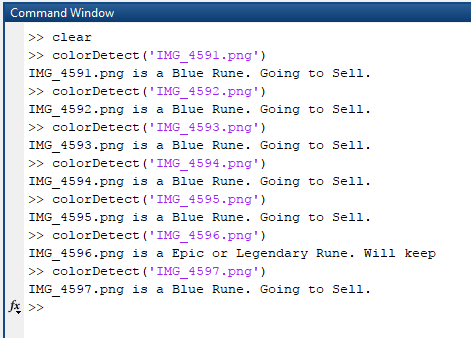
%> input picture GoodTest.png, 471 x 338 px
$ octave --eval "colorDetect('GoodTest.png');"   (GNU Octave 9; MATLAB toolbox functions it lacks are replaced by stand-ins)
%> lines starting %> are read from the running program, lines starting %| are printed output that depends on the picture; in (x1, y1, x2, y2) boxes, pixels count from 0 and x2, y2 are one past the last pixel; in counts of white or black regions, pixels touching at a corner belong together; the program's own positions count from 1
function [ ] = colorDetect( image_name )
%> called with image_name = 'GoodTest.png'
%UNTITLED2 Summary of this function goes here
%   Detailed explanation goes here
   image = image_name;

   I2 = imread(image);
%> I2 is the input picture: size 338x471x3 uint8; mean R, G, B 230.1, 232, 237.5
   I = imcrop(I2, [399 169 534 502]);
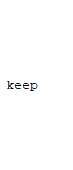
%> I: size 170x73x3 uint8; mean R, G, B 253.5, 253.5, 253.5


   G = rgb2gray(I);

   A = I(:, :, 1);
   F = imsubtract(A, G);
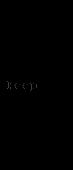
%> F: size 170x73 uint8; min 0, max 68, mean 0.2
   % Matlab recommmended imbinarize > im2bw
   F = imbinarize(F, 0.10);
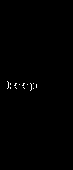
%> F: size 170x73 logical; 0.34% white in thin lines or dots, all inside (x1, y1, x2, y2) = (7, 81, 37, 91)

   F_fill = imfill(F, 'holes');

%%
% Since the location of the image is different depending on if the item is a rune versus a different item type,
% checking if a certain part of the image got filtered through the initial
% image processing can determine whether that item is a rune or not.
   Z1 = imcrop(F_fill, [80 400 160 75]);
%> Z1 = []

     count = 0;
       for index = 1:length(Z1)
          if Z1(index) == 1
             count = count + 1;
          end
       end
%> after the loop, count = 0

      if count == length(Z1)
        isRune = 1;
      else
        isRune = 0;
      end
 %%
    if isRune == 1
       fprintf('Item is a Rune. Proceeding to Check Rune Quality.\n');
       F_crop = imcrop(F_fill, [50 95 70 55]);
%> F_crop: size 56x24 logical; every value is 0
       % If the drop is craft piece
       % I_test = imcrop(I, [50 25 75 75]);
       figure
       subplot(2,2,1);
       imshow(I)
       subplot(2,2,2);
       imshow(F_fill)
       subplot(2,2,3);
       imshow(I)
       subplot(2,2,4);
       imshow(Z1);
       count = 0;
       for index = 1:length(F_crop)
          if F_crop(index) == 1
             count = count + 1;
          end
       end

%> (the run ends here)
